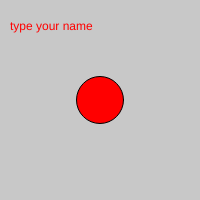
Frame 1 (no input)
Frame 60 (no input): identical to frame 1, image omitted
Frame 120 (the mouse pressed at the canvas centre since frame 60): identical to frame 1, image omitted

The p5.js sketch that drew this single still picture (run headless with seeded random() and noise() and a simulated clock; from frame 60 on, the mouse is pressed at the canvas centre):

// p5.js sketch
// ── sketch.js
var canvas;
var bgcolor;
var button;
var h2;
var p;
var sldr;
var nameInput;

function setup() {
    canvas = createCanvas(200, 200);
    createP("");
    button = createButton("change color");
    sldr = createSlider(10, 100, 47);
    nameInput = createInput("type your name");
    h2 = createElement("h2", "Get your mouse here");
    p = createP("This is p created by javascript");
    bgcolor = color(200);
    button.mousePressed(changeColor); //callback

    h2.mouseOver(getHere);
    h2.mouseOut(getOut);
    nameInput.changed(updateText);

}

function getHere() {
    h2.html("your mouse is over me");
}

function getOut() {
    h2.html("your mouse is out");
}

function updateText() {
    h2.html(nameInput.value());
}

function changeColor() {
    bgcolor = color(random(255));
}

function mousePressed() {
    createP("random is " + floor(random(0, 9)));


}

function draw() {
    background(bgcolor);
    rectMode(CENTER);
    fill(255, 0, 0);
    ellipse(100, 100, sldr.value(), sldr.value());
    text(nameInput.value(), 10, 30);




}
